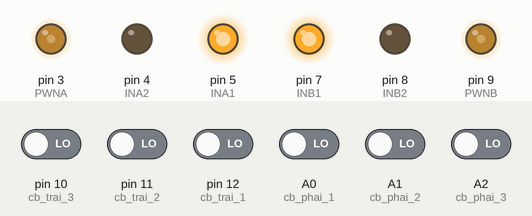
Simulated run of this sketch. Board: Arduino Uno, built with avr-gcc and run on an emulated ATmega328P. Shown: output pins drawn as LEDs (lit = HIGH). The inputs (shaded band) are chosen by the test bench; at power-on: A0 (cb_phai_1), A1 (cb_phai_2), A2 (cb_phai_3), pin 10 (cb_trai_3), pin 11 (cb_trai_2), pin 12 (cb_trai_1) LOW.

Above: at 0.1 s.
Timing chart, 0 to 1.6 s (numbered marks = the images above):
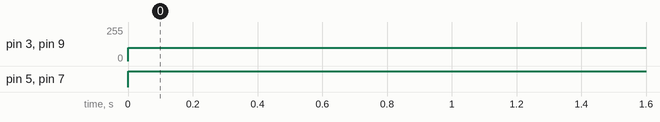

The sketch:

Xe_Quy.ino
```cpp
int cb_trai_3 = 10;
int cb_trai_2 = 11;
int cb_trai_1 = 12;


int cb_phai_1 = A0;
int cb_phai_2 = A1;
int cb_phai_3 = A2;

int PWNA = 3;
int INA2 = 4;
int INA1 = 5;


int PWNB = 9;
int INB2 = 8;
int INB1 = 7;

int Speed = 255;

void setup() {
  Serial.begin(9600);

  pinMode(cb_trai_3,INPUT);
  pinMode(cb_trai_2,INPUT);
  pinMode(cb_trai_1,INPUT);
  pinMode(cb_phai_3,INPUT);
  pinMode(cb_phai_2,INPUT);
  pinMode(cb_phai_1,INPUT);

  pinMode(PWNA,OUTPUT);
  pinMode(PWNB,OUTPUT);
  pinMode(INA2,OUTPUT);
  pinMode(INA1,OUTPUT);
  pinMode(INB2,OUTPUT);
  pinMode(INB1,OUTPUT);

}

void loop() {


  int doc_cb_trai_3 = digitalRead(cb_trai_3);
  int doc_cb_trai_2 = digitalRead(cb_trai_2);
  int doc_cb_trai_1 = digitalRead(cb_trai_1);

  int doc_cb_phai_3 = digitalRead(cb_phai_3);
  int doc_cb_phai_2 = digitalRead(cb_phai_2);
  int doc_cb_phai_1 = digitalRead(cb_phai_1);

  //if (doc_cb_trai_3 == 0 && doc_cb_trai_2 == 0 && doc_cb_trai_1 == 0 && doc_cb_phai_3 == 0 && doc_cb_phai_2 == 0 && doc_cb_phai_1 == 0)
  //{
  di_thang();
  //}
}

void di_thang() {
  analogWrite(PWNA, 100);
  analogWrite(PWNB, 100);
  digitalWrite(INA1, HIGH);
  digitalWrite(INA2, LOW);
  digitalWrite(INB1, HIGH);
  digitalWrite(INB2, LOW);
}

void dung_yen() {
  analogWrite(PWNA, 0);
  analogWrite(PWNB, 0);
  digitalWrite(INA1, 0);
  digitalWrite(INA2, 0);
  digitalWrite(INB1, 0);
  digitalWrite(INB2, 0);
}

void chinh_lech_phai_1() {
  analogWrite(PWNA, 0);
  analogWrite(PWNB, Speed);
  digitalWrite(INA1, 0);
  digitalWrite(INA2, 0);
  digitalWrite(INB1, 0);
  digitalWrite(INB2, 0);
}
```

Measured:
- by itself, pin 3 (PWNA), pin 9 (PWNB): 0/255 → 100/255 at 0.00 s
- by itself, pin 5 (INA1), pin 7 (INB1): LOW → HIGH at 0.00 s
